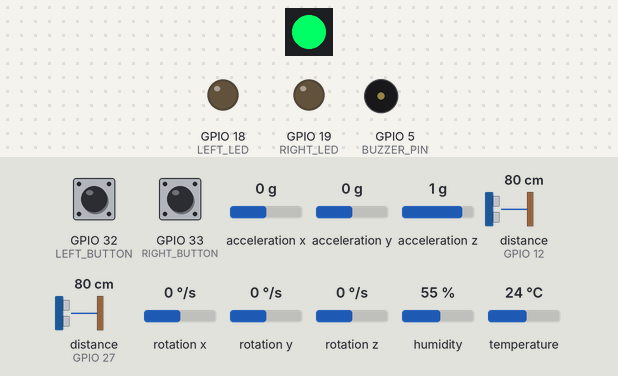
Recording of a sketch running on a simulated ESP32. Parts: 1 RGB LEDs in strip order, left to right, output pins drawn as LEDs (lit = HIGH), buzzer (waves = sounding). Wiring (inferred from the names in the program): 2 × ultrasonic range finder: trigger GPIO 14, echo GPIO 12 / trigger GPIO 26, echo GPIO 27. The test bench sets the inputs (shaded band); at power-on: distance to the obstacle (sensors on GPIO 12, GPIO 27) 80 cm, GPIO 32 (LEFT_BUTTON) HIGH, GPIO 33 (RIGHT_BUTTON) HIGH, acceleration x 0 g, acceleration y 0 g, acceleration z 1 g, rotation x 0 °/s, rotation y 0 °/s, rotation z 0 °/s, humidity 55 %, temperature 24 °C. The echo pulse lasts 58.3 µs per cm; WiFi joins after 1.5 s; servers stay silent unless stated; pins used as bus, display or sensor lines are not drawn; what the sketch prints to the serial monitor is not drawn.

Above: at 7.0 s.
7.1 s: distance to the obstacle (sensor on GPIO 12) set to 34 cm
8.6 s: distance to the obstacle (sensor on GPIO 12) set to 29 cm
At 9.2 s:
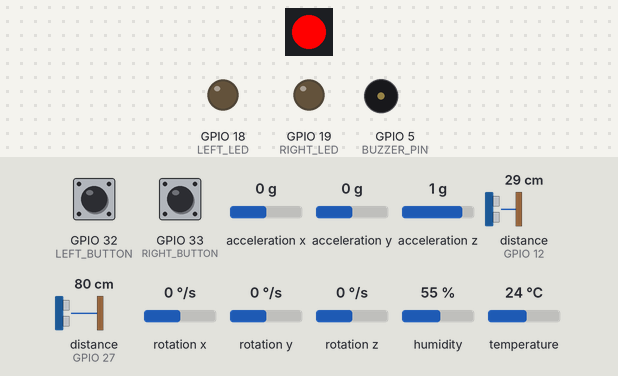
12.1 s: distance to the obstacle (sensor on GPIO 27) set to 2 cm
At 13.2 s:
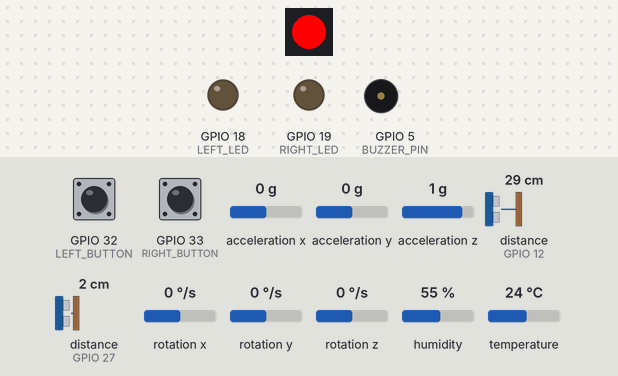
15.6 s: distance to the obstacle (sensor on GPIO 27) set to 250 cm
Timing chart, 0 to 20.1 s (numbered marks = the images above; inputs shaded):
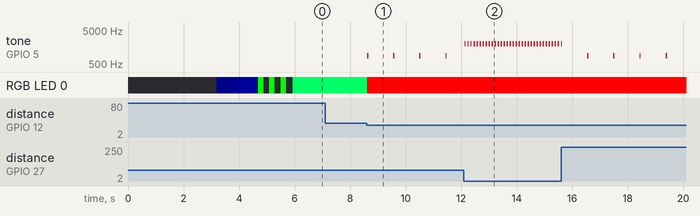

The sketch:

main.ino
```cpp
#include <WiFi.h>
#include <AsyncTCP.h>
#include <ESPAsyncWebServer.h>
#include <ArduinoJson.h>
#include <DHT.h>
#include <Adafruit_NeoPixel.h>
#include <Wire.h>
#include <MPU6050.h>
#include "web.h"

// WiFi credentials
const char* ssid = "0000";
const char* password = "12121212";

// Pin definitions
#define DHT_PIN 4
#define DHT_TYPE DHT11
#define BUZZER_PIN 5
#define NEOPIXEL_PIN 2
#define NEOPIXEL_COUNT 1
#define LEFT_LED 18
#define RIGHT_LED 19
#define LEFT_BUTTON 32
#define RIGHT_BUTTON 33
#define FRONT_TRIG 26
#define FRONT_ECHO 27
#define BACK_TRIG 14
#define BACK_ECHO 12
#define SDA_PIN 21
#define SCL_PIN 22

// Initialize components
DHT dht(DHT_PIN, DHT_TYPE);
Adafruit_NeoPixel strip(NEOPIXEL_COUNT, NEOPIXEL_PIN, NEO_GRB + NEO_KHZ800);
AsyncWebServer server(80);
MPU6050 mpu;

// Global variables
volatile bool leftIndicator = false;
volatile bool rightIndicator = false;
bool obstacleAlert = false;
String obstacleLocation = "Clear";
float temperature = 20.0;
float humidity = 50.0;
int frontDistance = 0;
int backDistance = 0;
float speed = 0;
float direction = 0;
bool wifiConnected = false;
float accelBaseline = 16384.0;
bool mpuConnected = false;

// Timing variables
unsigned long lastIndicatorToggle = 0;
unsigned long lastSensorRead = 0;
unsigned long lastDHTRead = 0;
unsigned long lastMPURead = 0;
unsigned long lastWiFiAnimation = 0;
unsigned long lastButtonCheck = 0;

// Button states
bool lastLeftState = HIGH;
bool lastRightState = HIGH;
unsigned long leftDebounceTime = 0;
unsigned long rightDebounceTime = 0;

void setup() {
  Serial.begin(115200);
  delay(1000);

  // Initialize pins first
  pinMode(LEFT_LED, OUTPUT);
  pinMode(RIGHT_LED, OUTPUT);
  pinMode(BUZZER_PIN, OUTPUT);
  pinMode(LEFT_BUTTON, INPUT_PULLUP);
  pinMode(RIGHT_BUTTON, INPUT_PULLUP);
  pinMode(FRONT_TRIG, OUTPUT);
  pinMode(FRONT_ECHO, INPUT);
  pinMode(BACK_TRIG, OUTPUT);
  pinMode(BACK_ECHO, INPUT);

  // Initialize components
  dht.begin();
  strip.begin();
  strip.clear();
  strip.show();

  // Initialize I2C and MPU6050
  Wire.begin(SDA_PIN, SCL_PIN);
  delay(100);

  mpu.initialize();
  mpuConnected = mpu.testConnection();
  if (mpuConnected) {
    Serial.println("MPU6050 connected");
    calibrateSpeed();
  } else {
    Serial.println("MPU6050 not found");
  }

  // WiFi connection with animation
  WiFi.begin(ssid, password);
  Serial.print("Connecting to WiFi");

  while (WiFi.status() != WL_CONNECTED) {
    handleWiFiAnimation();
    Serial.print(".");
    delay(500);
  }

  wifiConnected = true;
  Serial.println("\nWiFi connected: " + WiFi.localIP().toString());

  // Show connection success
  for (int i = 0; i < 3; i++) {
    strip.setPixelColor(0, strip.Color(0, 255, 0));
    strip.show();
    delay(200);
    strip.clear();
    strip.show();
    delay(200);
  }

  setupWebServer();
  server.begin();
  Serial.println("Web server started");
}

void loop() {
  unsigned long currentTime = millis();

  // Handle button inputs (every 20ms)
  if (currentTime - lastButtonCheck >= 20) {
    handleButtons();
    lastButtonCheck = currentTime;
  }

  // Read ultrasonic sensors (every 100ms)
  if (currentTime - lastSensorRead >= 100) {
    readUltrasonicSensors();
    lastSensorRead = currentTime;
  }

  // Read DHT sensor (every 2 seconds)
  if (currentTime - lastDHTRead >= 2000) {
    readDHTSensor();
    lastDHTRead = currentTime;
  }

  // Read MPU6050 (every 100ms)
  if (currentTime - lastMPURead >= 100) {
    readMPU6050();
    lastMPURead = currentTime;
  }

  // Handle indicators (every 500ms)
  if (currentTime - lastIndicatorToggle >= 500) {
    handleIndicatorBlinking();
    lastIndicatorToggle = currentTime;
  }

  handleObstacleAlert();
  handleAmbientLighting();

  delay(10);
}

void handleWiFiAnimation() {
  static int brightness = 0;
  static int direction = 10;

  if (millis() - lastWiFiAnimation > 50) {
    brightness += direction;
    if (brightness >= 255) {
      brightness = 255;
      direction = -10;
    } else if (brightness <= 0) {
      brightness = 0;
      direction = 10;
    }

    strip.setPixelColor(0, strip.Color(0, 0, brightness));
    strip.show();
    lastWiFiAnimation = millis();
  }
}

void calibrateSpeed() {
  if (!mpuConnected) return;

  delay(1000);
  long totalAccel = 0;
  int validReadings = 0;

  for (int i = 0; i < 50; i++) {
    int16_t ax, ay, az;
    mpu.getAcceleration(&ax, &ay, &az);

    if (ax != 0 || ay != 0 || az != 0) {
      totalAccel += sqrt(ax*ax + ay*ay + az*az);
      validReadings++;
    }
    delay(20);
  }

  if (validReadings > 0) {
    accelBaseline = totalAccel / validReadings;
    Serial.println("Speed calibrated. Baseline: " + String(accelBaseline));
  }
}

void handleButtons() {
  bool leftReading = digitalRead(LEFT_BUTTON);
  bool rightReading = digitalRead(RIGHT_BUTTON);

  // Left button with debouncing
  if (leftReading != lastLeftState) {
    leftDebounceTime = millis();
  }

  if ((millis() - leftDebounceTime) > 50) {
    if (leftReading == LOW && lastLeftState == HIGH) {
      leftIndicator = !leftIndicator;
      if (leftIndicator) rightIndicator = false;
      Serial.println("Left indicator: " + String(leftIndicator));
    }
  }
  lastLeftState = leftReading;

  // Right button with debouncing
  if (rightReading != lastRightState) {
    rightDebounceTime = millis();
  }

  if ((millis() - rightDebounceTime) > 50) {
    if (rightReading == LOW && lastRightState == HIGH) {
      rightIndicator = !rightIndicator;
      if (rightIndicator) leftIndicator = false;
      Serial.println("Right indicator: " + String(rightIndicator));
    }
  }
  lastRightState = rightReading;
}

void readUltrasonicSensors() {
  // Read front sensor
  digitalWrite(FRONT_TRIG, LOW);
  delayMicroseconds(2);
  digitalWrite(FRONT_TRIG, HIGH);
  delayMicroseconds(10);
  digitalWrite(FRONT_TRIG, LOW);

  long frontDuration = pulseIn(FRONT_ECHO, HIGH, 30000);
  frontDistance = (frontDuration == 0) ? 0 : (frontDuration * 0.034 / 2);

  // Read back sensor
  digitalWrite(BACK_TRIG, LOW);
  delayMicroseconds(2);
  digitalWrite(BACK_TRIG, HIGH);
  delayMicroseconds(10);
  digitalWrite(BACK_TRIG, LOW);

  long backDuration = pulseIn(BACK_ECHO, HIGH, 30000);
  backDistance = (backDuration == 0) ? 0 : (backDuration * 0.034 / 2);

  // Update obstacle detection
  bool frontObstacle = (frontDistance > 0 && frontDistance < 30);
  bool backObstacle = (backDistance > 0 && backDistance < 30);

  obstacleAlert = frontObstacle || backObstacle;

  if (frontObstacle && backObstacle) {
    obstacleLocation = "Both";
  } else if (frontObstacle) {
    obstacleLocation = "Front";
  } else if (backObstacle) {
    obstacleLocation = "Back";
  } else {
    obstacleLocation = "Clear";
  }
}

void readDHTSensor() {
  float newHumidity = dht.readHumidity();
  float newTemperature = dht.readTemperature();

  if (!isnan(newHumidity) && !isnan(newTemperature)) {
    humidity = newHumidity;
    temperature = newTemperature;
    Serial.println("Temp: " + String(temperature) + "°C, Humidity: " + String(humidity) + "%");
  }
}

void readMPU6050() {
  if (!mpuConnected) return;

  int16_t ax, ay, az, gx, gy, gz;
  mpu.getMotion6(&ax, &ay, &az, &gx, &gy, &gz);

  // Calculate speed based on acceleration change
  float accelMagnitude = sqrt(ax*ax + ay*ay + az*az);
  float accelDiff = abs(accelMagnitude - accelBaseline);

  if (accelDiff > 1000) {
    speed = map(accelDiff, 1000, 10000, 0, 50);
    speed = constrain(speed, 0, 50);
  } else {
    speed = 0;
  }

  // Update direction based on gyroscope
  if (abs(gz) > 500) {
    direction += (gz / 131.0) * 0.1;
    if (direction >= 360) direction -= 360;
    if (direction < 0) direction += 360;
  }
}

void handleIndicatorBlinking() {
  static bool blinkState = false;
  blinkState = !blinkState;

  if (leftIndicator) {
    digitalWrite(LEFT_LED, blinkState ? HIGH : LOW);
    if (blinkState) {
      tone(BUZZER_PIN, 1000, 100);
    }
  } else {
    digitalWrite(LEFT_LED, LOW);
  }

  if (rightIndicator) {
    digitalWrite(RIGHT_LED, blinkState ? HIGH : LOW);
    if (blinkState) {
      tone(BUZZER_PIN, 1000, 100);
    }
  } else {
    digitalWrite(RIGHT_LED, LOW);
  }
}

void handleObstacleAlert() {
  if (obstacleAlert) {
    // Flash red for obstacle
    strip.setPixelColor(0, strip.Color(255, 0, 0));
    strip.show();

    // Distance-based beeping
    int minDistance = 999;
    if (frontDistance > 0) minDistance = min(minDistance, frontDistance);
    if (backDistance > 0) minDistance = min(minDistance, backDistance);

    if (minDistance < 999) {
      int beepDelay = map(minDistance, 1, 30, 100, 1000);
      static unsigned long lastBeep = 0;

      if (millis() - lastBeep > beepDelay) {
        int frequency = map(minDistance, 1, 30, 2000, 800);
        tone(BUZZER_PIN, frequency, 50);
        lastBeep = millis();
      }
    }
  }
}

void handleAmbientLighting() {
  if (!obstacleAlert) {
    if (temperature < 20) {
      strip.setPixelColor(0, strip.Color(0, 100, 255)); // Blue - cold
    } else if (temperature < 25) {
      strip.setPixelColor(0, strip.Color(0, 255, 100)); // Green - comfortable
    } else {
      strip.setPixelColor(0, strip.Color(255, 150, 0)); // Orange - warm
    }
    strip.show();
  }
}

void setupWebServer() {
  server.on("/", HTTP_GET, [](AsyncWebServerRequest *request){
    request->send(200, "text/html", getWebPage());
  });

  server.on("/api/status", HTTP_GET, [](AsyncWebServerRequest *request){
    DynamicJsonDocument doc(1024);

    doc["temperature"] = round(temperature * 10) / 10.0;
    doc["humidity"] = round(humidity * 10) / 10.0;
    doc["leftIndicator"] = leftIndicator;
    doc["rightIndicator"] = rightIndicator;
    doc["obstacleAlert"] = obstacleAlert;
    doc["obstacleLocation"] = obstacleLocation;
    doc["frontDistance"] = frontDistance;
    doc["backDistance"] = backDistance;
    doc["speed"] = round(speed * 10) / 10.0;
    doc["direction"] = round(direction * 10) / 10.0;

    // Calculate minimum distance for display
    int minDistance = 0;
    if (obstacleAlert) {
      minDistance = 999;
      if (frontDistance > 0) minDistance = min(minDistance, frontDistance);
      if (backDistance > 0) minDistance = min(minDistance, backDistance);
      if (minDistance == 999) minDistance = 0;
    }
    doc["minDistance"] = minDistance;

    String response;
    serializeJson(doc, response);
    request->send(200, "application/json", response);
  });

  server.on("/api/indicator/left", HTTP_POST, [](AsyncWebServerRequest *request){
    leftIndicator = !leftIndicator;
    if (leftIndicator) rightIndicator = false;
    request->send(200, "application/json", "{\"status\":\"ok\"}");
  });

  server.on("/api/indicator/right", HTTP_POST, [](AsyncWebServerRequest *request){
    rightIndicator = !rightIndicator;
    if (rightIndicator) leftIndicator = false;
    request->send(200, "application/json", "{\"status\":\"ok\"}");
  });
}
```

Source omitted: web.h (12511 bytes)

Measured:
- the behaviour switches between 31 and 30 cm on distance to the obstacle (sensor on GPIO 12) (found by bisection; images 0 and 1)
- after the input at 7.1 s, every drawn part: stays the same
- after the input at 8.6 s, tone on GPIO 5 (BUZZER_PIN): alternates 883 Hz for 0.05 s and silent for 0.89 s, starting at once; RGB LED 0: RGB(0, 255, 100) → RGB(255, 0, 0) at once
- after the input at 12.1 s, tone on GPIO 5 (BUZZER_PIN): alternates 2000 Hz for 0.05 s and silent for 0.06 s, starting at once
